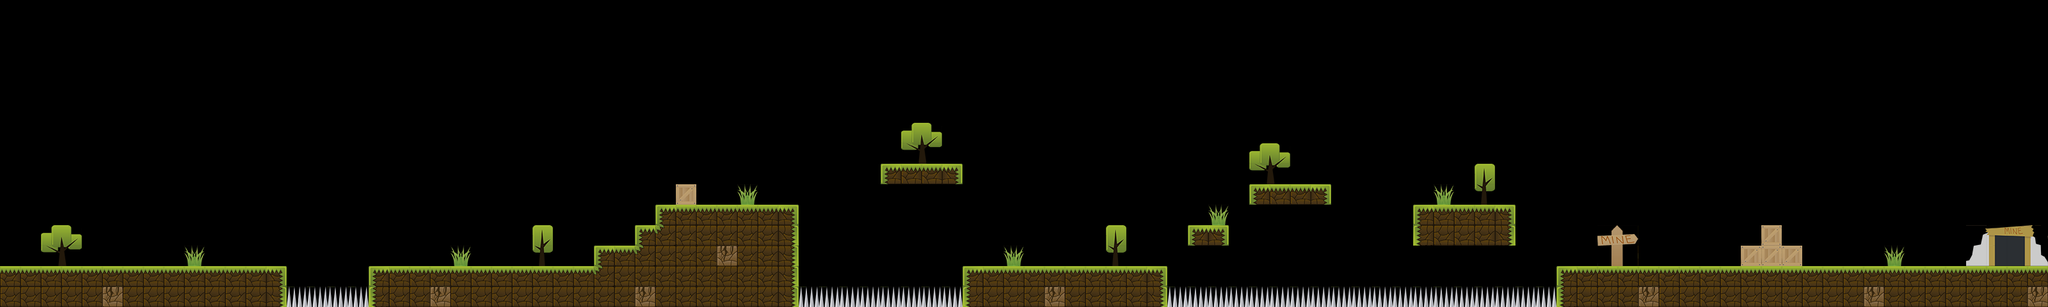

Rendered tile map (Tiled .tmx) drawn with the repository's tilesets; below, a short description and the full map source, tile grids included:
An orthogonal 100x15 tile map with 32x32 px tiles, 2 tile layers (world, objects).

<map version="1.0" orientation="orthogonal" renderorder="right-down" width="100" height="15" tilewidth="32" tileheight="32" nextobjectid="1">
 <tileset firstgid="1" name="2" tilewidth="32" tileheight="32" tilecount="40" columns="8">
  <image source="../tileset/2.png" width="256" height="160" />
 </tileset>
 <layer name="world" width="100" height="15">
  <data encoding="csv">
0,0,0,0,0,0,0,0,0,0,0,0,0,0,0,0,0,0,0,0,0,0,0,0,0,0,0,0,0,0,0,0,0,0,0,0,0,0,0,0,0,0,0,0,0,0,0,0,0,0,0,0,0,0,0,0,0,0,0,0,0,0,0,0,0,0,0,0,0,0,0,0,0,0,0,0,0,0,0,0,0,0,0,0,0,0,0,0,0,0,0,0,0,0,0,0,0,0,0,0,
0,0,0,0,0,0,0,0,0,0,0,0,0,0,0,0,0,0,0,0,0,0,0,0,0,0,0,0,0,0,0,0,0,0,0,0,0,0,0,0,0,0,0,0,0,0,0,0,0,0,0,0,0,0,0,0,0,0,0,0,0,0,0,0,0,0,0,0,0,0,0,0,0,0,0,0,0,0,0,0,0,0,0,0,0,0,0,0,0,0,0,0,0,0,0,0,0,0,0,0,
0,0,0,0,0,0,0,0,0,0,0,0,0,0,0,0,0,0,0,0,0,0,0,0,0,0,0,0,0,0,0,0,0,0,0,0,0,0,0,0,0,0,0,0,0,0,0,0,0,0,0,0,0,0,0,0,0,0,0,0,0,0,0,0,0,0,0,0,0,0,0,0,0,0,0,0,0,0,0,0,0,0,0,0,0,0,0,0,0,0,0,0,0,0,0,0,0,0,0,0,
0,0,0,0,0,0,0,0,0,0,0,0,0,0,0,0,0,0,0,0,0,0,0,0,0,0,0,0,0,0,0,0,0,0,0,0,0,0,0,0,0,0,0,0,0,0,0,0,0,0,0,0,0,0,0,0,0,0,0,0,0,0,0,0,0,0,0,0,0,0,0,0,0,0,0,0,0,0,0,0,0,0,0,0,0,0,0,0,0,0,0,0,0,0,0,0,0,0,0,0,
0,0,0,0,0,0,0,0,0,0,0,0,0,0,0,0,0,0,0,0,0,0,0,0,0,0,0,0,0,0,0,0,0,0,0,0,0,0,0,0,0,0,0,0,0,0,0,0,0,0,0,0,0,0,0,0,0,0,0,0,0,0,0,0,0,0,0,0,0,0,0,0,0,0,0,0,0,0,0,0,0,0,0,0,0,0,0,0,0,0,0,0,0,0,0,0,0,0,0,0,
0,0,0,0,0,0,0,0,0,0,0,0,0,0,0,0,0,0,0,0,0,0,0,0,0,0,0,0,0,0,0,0,0,0,0,0,0,0,0,0,0,0,0,0,0,0,0,0,0,0,0,0,0,0,0,0,0,0,0,0,0,0,0,0,0,0,0,0,0,0,0,0,0,0,0,0,0,0,0,0,0,0,0,0,0,0,0,0,0,0,0,0,0,0,0,0,0,0,0,0,
0,0,0,0,0,0,0,0,0,0,0,0,0,0,0,0,0,0,0,0,0,0,0,0,0,0,0,0,0,0,0,0,0,0,0,0,0,0,0,0,0,0,0,0,0,0,0,0,0,0,0,0,0,0,0,0,0,0,0,0,0,0,0,0,0,0,0,0,0,0,0,0,0,0,0,0,0,0,0,0,0,0,0,0,0,0,0,0,0,0,0,0,0,0,0,0,0,0,0,0,
0,0,0,0,0,0,0,0,0,0,0,0,0,0,0,0,0,0,0,0,0,0,0,0,0,0,0,0,0,0,0,0,0,0,0,0,0,0,0,0,0,0,0,0,0,0,0,0,0,0,0,0,0,0,0,0,0,0,0,0,0,0,0,0,0,0,0,0,0,0,0,0,0,0,0,0,0,0,0,0,0,0,0,0,0,0,0,0,0,0,0,0,0,0,0,0,0,0,0,0,
0,0,0,0,0,0,0,0,0,0,0,0,0,0,0,0,0,0,0,0,0,0,0,0,0,0,0,0,0,0,0,0,0,0,0,0,0,0,0,0,0,0,0,1,2,2,3,0,0,0,0,0,0,0,0,0,0,0,0,0,0,0,0,0,0,0,0,0,0,0,0,0,0,0,0,0,0,0,0,0,0,0,0,0,0,0,0,0,0,0,0,0,0,0,0,0,0,0,0,0,
0,0,0,0,0,0,0,0,0,0,0,0,0,0,0,0,0,0,0,0,0,0,0,0,0,0,0,0,0,0,0,0,0,18,0,0,0,0,0,0,0,0,0,0,0,0,0,0,0,0,0,0,0,0,0,0,0,0,0,0,0,1,2,2,3,0,0,0,0,0,0,0,0,0,0,0,0,0,0,0,0,0,0,0,0,0,0,0,0,0,0,0,0,0,0,0,0,0,0,0,
0,0,0,0,0,0,0,0,0,0,0,0,0,0,0,0,0,0,0,0,0,0,0,0,0,0,0,0,0,0,0,0,1,2,2,2,2,2,3,0,0,0,0,0,0,0,0,0,0,0,0,0,0,0,0,0,0,0,0,0,0,0,0,0,0,0,0,0,0,1,2,2,2,3,0,0,0,0,0,0,0,0,0,0,0,0,0,0,0,0,0,0,0,0,0,0,0,0,0,0,
0,0,0,0,0,0,0,0,0,0,0,0,0,0,0,0,0,0,0,0,0,0,0,0,0,0,0,0,0,0,0,1,22,10,10,10,10,10,11,0,0,0,0,0,0,0,0,0,0,0,0,0,0,0,0,0,0,0,1,3,0,0,0,0,0,0,0,0,0,9,10,10,10,11,0,0,0,0,0,0,0,0,0,0,0,0,18,0,0,0,0,0,0,0,0,0,0,0,0,0,
0,0,0,0,0,0,0,0,0,0,0,0,0,0,0,0,0,0,0,0,0,0,0,0,0,0,0,0,0,1,2,22,10,10,10,19,10,10,11,0,0,0,0,0,0,0,0,0,0,0,0,0,0,0,0,0,0,0,0,0,0,0,0,0,0,0,0,0,0,0,0,0,0,0,0,0,0,0,0,0,0,0,0,0,0,18,18,18,0,0,0,0,0,0,0,0,0,0,0,0,
2,2,2,2,2,2,2,2,2,2,2,2,2,3,0,0,0,0,1,2,2,2,2,2,2,2,2,2,2,22,10,10,10,10,10,10,10,10,11,0,0,0,0,0,0,0,0,1,2,2,2,2,2,2,2,2,3,0,0,0,0,0,0,0,0,0,0,0,0,0,0,0,0,0,0,0,1,2,2,2,2,2,2,2,2,2,2,2,2,2,2,2,2,2,2,2,2,2,2,2,
10,10,10,10,10,19,10,10,10,10,10,10,10,11,17,17,17,17,9,10,10,19,10,10,10,10,10,10,10,10,10,19,10,10,10,10,10,10,11,17,17,17,17,17,17,17,17,9,10,10,10,19,10,10,10,10,11,17,17,17,17,17,17,17,17,17,17,17,17,17,17,17,17,17,17,17,9,10,10,10,19,10,10,10,10,10,10,10,10,10,10,19,10,10,10,10,10,10,10,19
</data>
 </layer>
 <layer name="objects" width="100" height="15">
  <data encoding="csv">
0,0,0,0,0,0,0,0,0,0,0,0,0,0,0,0,0,0,0,0,0,0,0,0,0,0,0,0,0,0,0,0,0,0,0,0,0,0,0,0,0,0,0,0,0,0,0,0,0,0,0,0,0,0,0,0,0,0,0,0,0,0,0,0,0,0,0,0,0,0,0,0,0,0,0,0,0,0,0,0,0,0,0,0,0,0,0,0,0,0,0,0,0,0,0,0,0,0,0,0,
0,0,0,0,0,0,0,0,0,0,0,0,0,0,0,0,0,0,0,0,0,0,0,0,0,0,0,0,0,0,0,0,0,0,0,0,0,0,0,0,0,0,0,0,0,0,0,0,0,0,0,0,0,0,0,0,0,0,0,0,0,0,0,0,0,0,0,0,0,0,0,0,0,0,0,0,0,0,0,0,0,0,0,0,0,0,0,0,0,0,0,0,0,0,0,0,0,0,0,0,
0,0,0,0,0,0,0,0,0,0,0,0,0,0,0,0,0,0,0,0,0,0,0,0,0,0,0,0,0,0,0,0,0,0,0,0,0,0,0,0,0,0,0,0,0,0,0,0,0,0,0,0,0,0,0,0,0,0,0,0,0,0,0,0,0,0,0,0,0,0,0,0,0,0,0,0,0,0,0,0,0,0,0,0,0,0,0,0,0,0,0,0,0,0,0,0,0,0,0,0,
0,0,0,0,0,0,0,0,0,0,0,0,0,0,0,0,0,0,0,0,0,0,0,0,0,0,0,0,0,0,0,0,0,0,0,0,0,0,0,0,0,0,0,0,0,0,0,0,0,0,0,0,0,0,0,0,0,0,0,0,0,0,0,0,0,0,0,0,0,0,0,0,0,0,0,0,0,0,0,0,0,0,0,0,0,0,0,0,0,0,0,0,0,0,0,0,0,0,0,0,
0,0,0,0,0,0,0,0,0,0,0,0,0,0,0,0,0,0,0,0,0,0,0,0,0,0,0,0,0,0,0,0,0,0,0,0,0,0,0,0,0,0,0,0,0,0,0,0,0,0,0,0,0,0,0,0,0,0,0,0,0,0,0,0,0,0,0,0,0,0,0,0,0,0,0,0,0,0,0,0,0,0,0,0,0,0,0,0,0,0,0,0,0,0,0,0,0,0,0,0,
0,0,0,0,0,0,0,0,0,0,0,0,0,0,0,0,0,0,0,0,0,0,0,0,0,0,0,0,0,0,0,0,0,0,0,0,0,0,0,0,0,0,0,0,0,0,0,0,0,0,0,0,0,0,0,0,0,0,0,0,0,0,0,0,0,0,0,0,0,0,0,0,0,0,0,0,0,0,0,0,0,0,0,0,0,0,0,0,0,0,0,0,0,0,0,0,0,0,0,0,
0,0,0,0,0,0,0,0,0,0,0,0,0,0,0,0,0,0,0,0,0,0,0,0,0,0,0,0,0,0,0,0,0,0,0,0,0,0,0,0,0,0,0,0,6,7,0,0,0,0,0,0,0,0,0,0,0,0,0,0,0,0,0,0,0,0,0,0,0,0,0,0,0,0,0,0,0,0,0,0,0,0,0,0,0,0,0,0,0,0,0,0,0,0,0,0,0,0,0,0,
0,0,0,0,0,0,0,0,0,0,0,0,0,0,0,0,0,0,0,0,0,0,0,0,0,0,0,0,0,0,0,0,0,0,0,0,0,0,0,0,0,0,0,0,14,15,0,0,0,0,0,0,0,0,0,0,0,0,0,0,0,6,7,0,0,0,0,0,0,0,0,0,0,0,0,0,0,0,0,0,0,0,0,0,0,0,0,0,0,0,0,0,0,0,0,0,0,0,0,0,
0,0,0,0,0,0,0,0,0,0,0,0,0,0,0,0,0,0,0,0,0,0,0,0,0,0,0,0,0,0,0,0,0,0,0,0,0,0,0,0,0,0,0,0,0,0,0,0,0,0,0,0,0,0,0,0,0,0,0,0,0,14,15,0,0,0,0,0,0,0,0,0,8,0,0,0,0,0,0,0,0,0,0,0,0,0,0,0,0,0,0,0,0,0,0,0,0,0,0,0,
0,0,0,0,0,0,0,0,0,0,0,0,0,0,0,0,0,0,0,0,0,0,0,0,0,0,0,0,0,0,0,0,0,18,0,0,20,0,0,0,0,0,0,0,0,0,0,0,0,0,0,0,0,0,0,0,0,0,0,0,0,0,0,0,0,0,0,0,0,0,20,0,16,0,0,0,0,0,0,0,0,0,0,0,0,0,0,0,0,0,0,0,0,0,0,0,0,0,0,0,
0,0,0,0,0,0,0,0,0,0,0,0,0,0,0,0,0,0,0,0,0,0,0,0,0,0,0,0,0,0,0,0,0,0,0,0,0,0,0,0,0,0,0,0,0,0,0,0,0,0,0,0,0,0,0,0,0,0,0,20,0,0,0,0,0,0,0,0,0,0,0,0,0,0,0,0,0,0,0,0,0,0,0,0,0,0,0,0,0,0,0,0,0,0,0,0,0,0,0,0,
0,0,6,7,0,0,0,0,0,0,0,0,0,0,0,0,0,0,0,0,0,0,0,0,0,0,8,0,0,0,0,0,0,0,0,0,0,0,0,0,0,0,0,0,0,0,0,0,0,0,0,0,0,0,8,0,0,0,0,0,0,0,0,0,0,0,0,0,0,0,0,0,0,0,0,0,0,0,30,31,0,0,0,0,0,0,0,0,0,0,0,0,0,0,0,0,26,27,28,29,
0,0,14,15,0,0,0,0,0,20,0,0,0,0,0,0,0,0,0,0,0,0,20,0,0,0,16,0,0,0,0,0,0,0,0,0,0,0,0,0,0,0,0,0,0,0,0,0,0,20,0,0,0,0,16,0,0,0,0,0,0,0,0,0,0,0,0,0,0,0,0,0,0,0,0,0,0,0,38,39,0,0,0,0,0,0,0,0,0,0,0,0,20,0,0,0,34,35,36,37,
0,0,0,0,0,0,0,0,0,0,0,0,0,0,0,0,0,0,0,0,0,0,0,0,0,0,0,0,0,0,0,0,0,0,0,0,0,0,0,0,0,0,0,0,0,0,0,0,0,0,0,0,0,0,0,0,0,0,0,0,0,0,0,0,0,0,0,0,0,0,0,0,0,0,0,0,0,0,0,0,0,0,0,0,0,0,0,0,0,0,0,0,0,0,0,0,0,0,0,0,
0,0,0,0,0,0,0,0,0,0,0,0,0,0,0,0,0,0,0,0,0,0,0,0,0,0,0,0,0,0,0,0,0,0,0,0,0,0,0,0,0,0,0,0,0,0,0,0,0,0,0,0,0,0,0,0,0,0,0,0,0,0,0,0,0,0,0,0,0,0,0,0,0,0,0,0,0,0,0,0,0,0,0,0,0,0,0,0,0,0,0,0,0,0,0,0,0,0,0,0
</data>
 </layer>
</map>